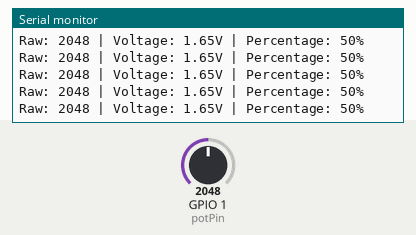
Simulated run of this sketch. Board: ESP32-S3. Shown: the last lines printed to the serial monitor. The test bench sets the inputs (shaded band); at power-on: GPIO 1 (potPin) = 2048.

Above: at 1.2 s.
1.3 s: GPIO 1 (potPin) set to 2866
At 1.31 s:
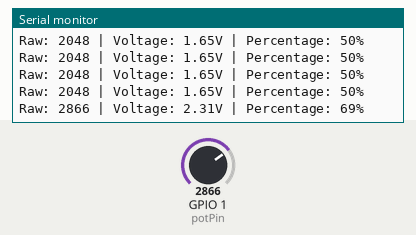
2.8 s: GPIO 1 (potPin) set to 3603
At 2.82 s:
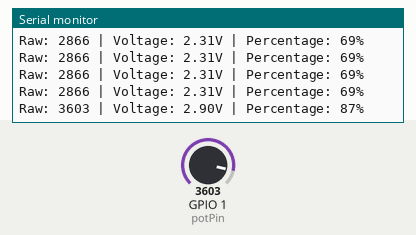
Timing chart, 0 to 5.8 s (numbered marks = the images above; inputs shaded):
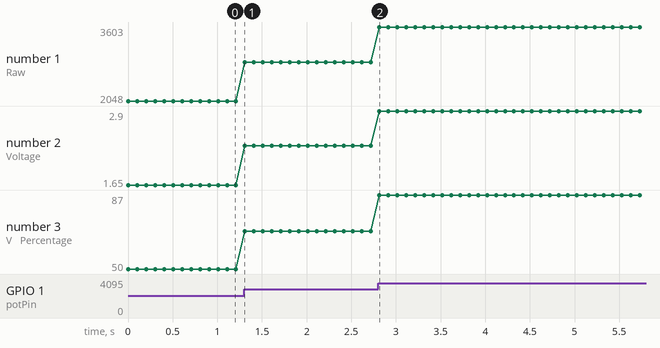

Measured:
- after the input at 1.3 s, the serial monitor: prints a new line at once (image 1)
- after the input at 2.8 s, the serial monitor: prints a new line at once (image 2)
- plotted number 1: 2048 → 2866 after the input at 1.3 s, 2866 → 3603 after the input at 2.8 s
- plotted number 2: 1.65 → 2.31 after the input at 1.3 s, 2.31 → 2.9 after the input at 2.8 s
- plotted number 3: 50 → 69 after the input at 1.3 s, 69 → 87 after the input at 2.8 s

The sketch:

read-sensor-potentiometer.ino
```cpp
/*
 * Reading a potentiometer
 *
 * Board:  tinyCore (ESP32-S3)
 * Docs:   https://tinydocs.cc/2_tiny-core/basics/read-sensor-value/
 * Studio: https://app.tinystudio.cc/Mister-Industries/tinyStudio-examples/basics/read-sensor-potentiometer
 *
 * Part of the MR.INDUSTRIES tinyStudio examples collection.
 * Generated from tinyDocs — edit the docs page, not this file.
 */

// Basic Potentiometer Reading

const int potPin = 1;  // ADC pin for potentiometer

void setup() {
  Serial.begin(115200);
  Serial.println("Potentiometer reader ready");
  Serial.println("Turn the knob and watch the values change");
}

void loop() {
  // Read the raw ADC value (0-4095)
  int rawValue = analogRead(potPin);

  // Convert to voltage (0-3.3V)
  float voltage = (rawValue / 4095.0) * 3.3;

  // Convert to percentage (0-100%)
  int percentage = (rawValue * 100) / 4095;

  // Print all three ways of looking at the data
  Serial.print("Raw: ");
  Serial.print(rawValue);
  Serial.print(" | Voltage: ");
  Serial.print(voltage, 2);
  Serial.print("V | Percentage: ");
  Serial.print(percentage);
  Serial.println("%");

  delay(100);
}
```
